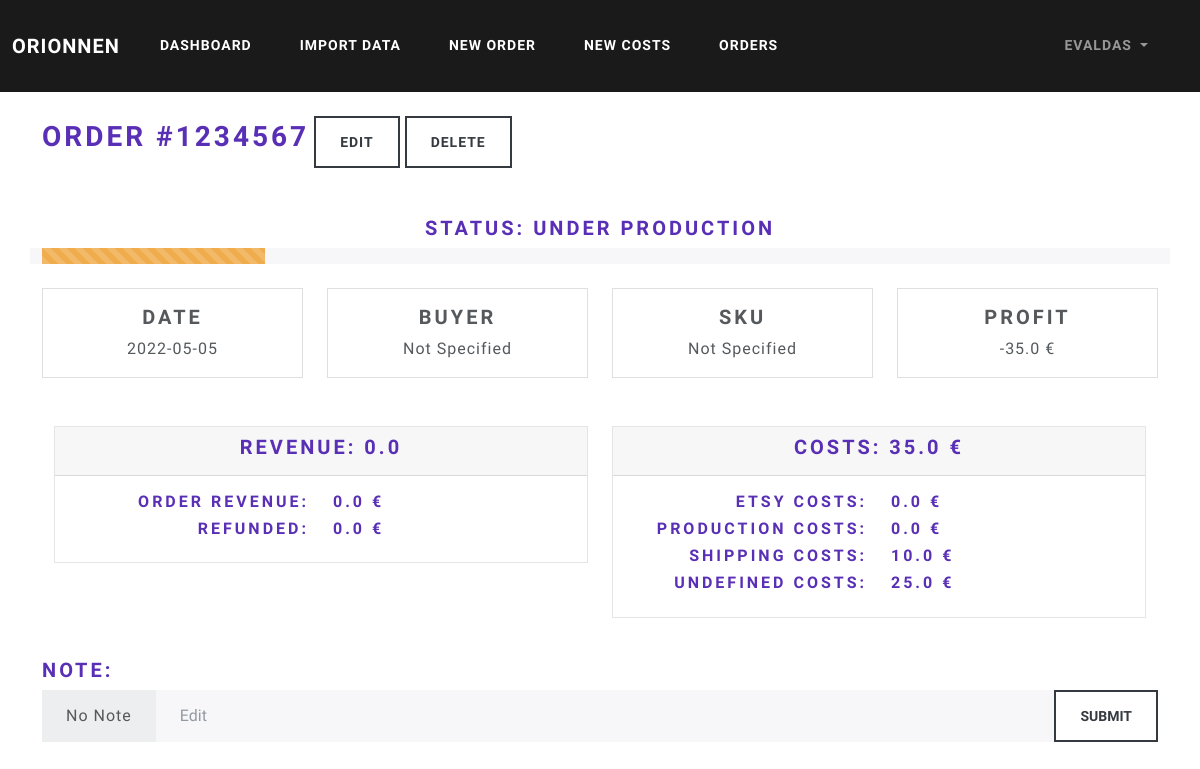
The app's page /orders/id_1234567 (signed in) with its own data.
### orionnen/models.py (models this page shows, shortened)
class User(db.Model, UserMixin):
    id = db.Column(db.Integer, primary_key=True)
    username = db.Column(db.String(20), unique=True, nullable=False)
    email = db.Column(db.String(120), unique=True, nullable=False)
    password = db.Column(db.String(60), nullable=False)
    orders = db.relationship('Order', backref='author', lazy=True)
    costs = db.relationship('Costs', backref='author', lazy=True)

class Order(db.Model):
    id = db.Column(db.Integer, primary_key=True)
    user_id = db.Column(db.Integer, db.ForeignKey('user.id'), nullable=False)
    order_id = db.Column(db.Integer, unique=True, nullable=False)
    sku = db.Column(db.String(20), default='Not Specified')
    buyer = db.Column(db.String(20), default='Not Specified')
    date = db.Column(db.Date, nullable=False)
    note = db.Column(db.String(20), default='No Note')
    status = db.Column(db.String(20), default='Ordered')
    revenue = db.Column(db.Float, default=0)
    refund = db.Column(db.Float, default=0)
    net_revenue = db.Column(db.Float, default=0)
    proc_fee = db.Column(db.Float, default=0)
    cred_proc_fee = db.Column(db.Float, default=0)
    net_proc_fee = db.Column(db.Float, default=0)
    trans_trans_fee = db.Column(db.Float, default=0)
    cred_trans_trans_fee = db.Column(db.Float, default=0)
    ship_trans_fee = db.Column(db.Float, default=0)
    cred_ship_trans_fee = db.Column(db.Float, default=0)
    ad_fee = db.Column(db.Float, default=0)
    cred_ad_fee = db.Column(db.Float, default=0)
    net_ad_fee = db.Column(db.Float, default=0)
    vat_ad = db.Column(db.Float, default=0)
    cred_vat_ad = db.Column(db.Float, default=0)
    vat_proc_fee = db.Column(db.Float, default=0)
    cred_vat_proc_fee = db.Column(db.Float, default=0)
    vat_trans = db.Column(db.Float, default=0)
    cred_vat_trans = db.Column(db.Float, default=0)
    vat_ship_trans = db.Column(db.Float, default=0)
    cred_vat_ship_trans = db.Column(db.Float, default=0)
    tax = db.Column(db.Float, default=0)
    cred_tax = db.Column(db.Float, default=0)
    net_tax = db.Column(db.Float, default=0)
    trans_fee = db.Column(db.Float, default=0)
    cred_trans_fee = db.Column(db.Float, default=0)
    net_trans_fee = db.Column(db.Float, default=0)
    vat = db.Column(db.Float, default=0)
    cred_vat = db.Column(db.Float, default=0)
    net_vat = db.Column(db.Float, default=0)
    etsy_costs = db.Column(db.Float, default=0)
    prod_costs = db.Column(db.Float, default=0)
    ship_costs = db.Column(db.Float, default=0)
    undef_costs = db.Column(db.Float, default=0)
    other_costs = db.Column(db.Float, default=0)
    costs = db.Column(db.Float, default=0)
    profit = db.Column(db.Float, default=0)

### orionnen/routes.py (the view)
@app.route('/orders/id_<order_id>', methods=['GET', 'POST'])
@login_required
def view_order(order_id):
    order = Order.query.filter_by(order_id=order_id).filter_by(author=current_user).first()
    if request.method == "POST":
        note = request.form['note']
        order.note = note
        db.session.commit()
        flash('Order updated!', 'success')
        return redirect(url_for('view_order', order_id=order.order_id))
    return render_template("view_order.html", order=order)

### orionnen/models.py (called while the page is built)
@login_manager.user_loader
def load_user(user_id):
    return User.query.get(int(user_id))

### orionnen/templates/view_order.html (shortened to what this page needs)
{% extends "base.html" %}
{% block content %}
        <div id="outer">
            <div class="inner"><h2>Order #{{ order.order_id }}</h2></div>
            <div class="inner"><a class="btn btn-outline-dark" href="{{ url_for('edit_order', order_id=order.order_id) }}">Edit</a></div>
            <div class="inner"><a class="btn btn-outline-dark" data_toggle="modal" data_target="#updateModal" href="{{ url_for('delete_order', order_id=order.order_id) }}">Delete</a></div>
        </div><br><br>
        <div class="row" style="text-align:center">
          <h4>Status: {{ order.status }}</h4>
        </div>
        <div class="row">
          <div class="progress">
            {% if order.status == 'Under production' %}
            <div class="progress-bar progress-bar-striped progress-bar-animated bg-warning" role="progressbar" aria-valuenow="20" aria-valuemin="0" aria-valuemax="100" style="width: 20%;"></div>
            {% endif %}
          </div>
        </div><br>
        <div class="row">
            <div class="col">
                <div class="card">
                  <div class="card-body">
                    <h4 class="card-title" style="text-align:center">Date</h4>
                    <p class="card-text" style="text-align:center">{{ order.date }}</p>
                  </div>
                </div>
            </div>
            <div class="col">
                <div class="card">
                    <div class="card-body">
                        <h4 class="card-title" style="text-align:center">Buyer</h4>
                        <p class="card-text" style="text-align:center">{{ order.buyer }}</p>
                    </div>
                </div>
            </div>
            <div class="col">
                <div class="card">
                    <div class="card-body">
                        <h4 class="card-title" style="text-align:center">SKU</h4>
                        <p class="card-text" style="text-align:center">{{ order.sku }}</p>
                    </div>
                </div>
            </div>
            <div class="col">
                <div class="card">
                    <div class="card-body">
                        <h4 class="card-title" style="text-align:center">Profit</h4>
                        <p class="card-text" style="text-align:center">{{ order.profit }} €</p>
                    </div>
                </div>
            </div>
        </div><br><br>
    <div class="container" style="max-width: 100%;">
        <div class="row">
            <div class="col">
                <div class="card bg-light mb-3">
                    <div class="card-header"><h4 style="text-align:center">Revenue: {{ order.net_revenue }}</h4></div>
                    <div class="card-body">
                        <div class="row">
                            <div class="col">
                                <h5 style="text-align:right">Order revenue:</h5>
                            </div>
                            <div class="col">
                                <h5 style="text-align:left">{{ order.revenue }} €</h5>
                            </div>
                        </div>
                        <div class="row">
                            <div class="col">
                                <h5 style="text-align:right">Refunded:</h5>
                            </div>
                            <div class="col">
                                <h5 style="text-align:left">{{ order.refund }} €</h5>
                            </div>
                        </div>
                    </div>
                </div>
            </div>
            <div class="col">
                <div class="card bg-light mb-3">
                    <div class="card-header"><h4 style="text-align:center">Costs: {{ order.costs }} €</h4></div>
                    <div class="card-body">
                        <div class="row">
                            <div class="col">
                                <h5 style="text-align:right">Etsy costs:</h5>
                            </div>
                            <div class="col">
                                <h5 style="text-align:left">{{ order.etsy_costs }} €</h5>
                            </div>
                        </div>
                        <div class="row">
                            <div class="col">
                                <h5 style="text-align:right">Production costs:</h5>
                            </div>
                            <div class="col">
                                <h5 style="text-align:left">{{ order.prod_costs }} €</h5>
                            </div>
                        </div>
                        <div class="row">
                            <div class="col">
                                <h5 style="text-align:right">Shipping costs:</h5>
                            </div>
                            <div class="col">
                                <h5 style="text-align:left">{{ order.ship_costs }} €</h5>
                            </div>
                        </div>
                        <div class="row">
                            <div class="col">
                                <h5 style="text-align:right">Undefined costs:</h5>
                            </div>
                            <div class="col">
                                <h5 style="text-align:left">{{ order.undef_costs }} €</h5>
                            </div>
                        </div>
                    </div>
                </div>
            </div>
        </div>
    </div><br>
    <h4>Note:</h4>
    <form action="#" method="post">
      <div class="input-group">
        <span class="input-group-text">{{ order.note}}</span>
        <input type="text" class="form-control" name="note" placeholder="Edit">
        <input class="btn btn-outline-dark" type="submit" value="Submit"/>
      </div>
    </form>
{% endblock %}

### orionnen/templates/navbar.html (shortened to what this page needs)
      <nav class="navbar navbar-expand-lg navbar-dark bg-primary">
        <div class="container-fluid">
          <a class="navbar-brand" href="/">Orionnen</a>
          <div class="collapse navbar-collapse" id="navbarColor01">
            <div class="navbar-nav mr-auto">
              {% if current_user.is_authenticated %}
              <a class="nav-item nav-link active" href="{{ url_for('dashboard') }}">Dashboard</a>
              <a class="nav-item nav-link active" href="{{ url_for('upload') }}">Import data</a>
              <a class="nav-item nav-link active" href="{{ url_for('new_order') }}">New order</a>
              <a class="nav-item nav-link active" href="{{ url_for('new_costs') }}">New costs</a>
              <a class="nav-item nav-link active" href="{{ url_for('show_orders') }}">Orders</a>
              {% else %}
              <a class="nav-item nav-link active" href="{{ url_for('login') }}">Login</a>
              <a class="nav-item nav-link active" href="{{ url_for('register') }}">Register</a>
              {% endif %}
            </div>
          </div>
          <div class="navbar-nav mr-auto">
            {% if current_user.is_authenticated %}
            <li class="nav-item dropdown">
              <a class="nav-link dropdown-toggle" data-bs-toggle="dropdown" href="#" role="button" aria-haspopup="true" aria-expanded="false">
                {{ current_user.username }}
              </a>
            </li>
            {% endif %}
          </div>
        </div>
      </nav>

### records on screen
User: username "EVALDAS"
Order: order_id "1234567", status "UNDER PRODUCTION", date "2022-05-05", buyer "Not Specified", sku "Not Specified", profit "-35.0", net_revenue "0.0", revenue "0.0", refund "0.0", costs "35.0", etsy_costs "0.0", prod_costs "0.0", ship_costs "10.0", undef_costs "25.0", note "No Note"
